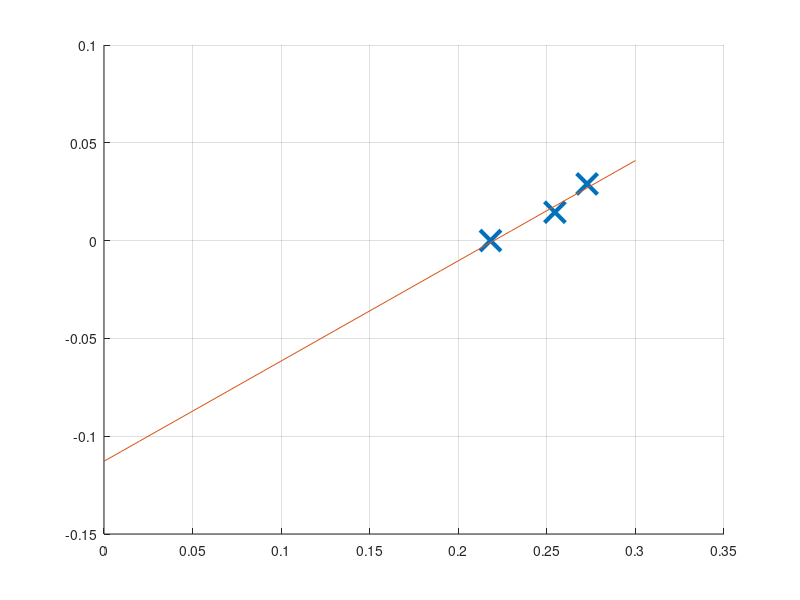

Recreate this plot in MATLAB.
clear
clc
clf

a=[
    0

0.014492754

0.028985507

0.043478261

0.057971014

0.072463768

0.086956522

0.101449275

0.115942029

0.130434783

0.144927536

0.15942029

0.173913043

0.188405797

0.202898551

0.217391304

0.231884058

0.246376812

0.260869565

0.275362319

0.289855072

0.304347826

0.31884058

0.333333333

0.347826087

0.362318841

0.376811594

0.391304348

0.405797101

0.420289855

0.434782609

0.449275362

0.463768116

0.47826087

0.492753623

0.507246377

0.52173913

0.536231884

0.550724638

0.565217391

0.579710145

0.594202899

0.608695652

0.623188406

0.637681159

0.652173913

0.666666667

0.68115942

0.695652174

0.710144928

0.724637681

0.739130435

0.753623188

0.768115942

0.782608696

0.797101449

0.811594203

0.826086957

0.84057971

0.855072464

0.869565217

0.884057971

0.898550725

0.913043478

0.927536232

0.942028986

0.956521739

0.971014493

0.985507246

1];
%*6.9/(6.9+.1128)
aa=(a+.1128)/(1.1128);
b=[
    0.036363636

0.036363636

0.036363636

0.054545455

0.054545455

0.054545455

0.054545455

0.054545455

0.072727273

0.072727273

0.072727273

0.072727273

0.090909091

0.090909091

0.090909091

0.090909091

0.109090909

0.109090909

0.109090909

0.109090909

0.127272727

0.127272727

0.127272727

0.127272727

0.127272727

0.145454545

0.145454545

0.145454545

0.145454545

0.145454545

0.145454545

0.145454545

0.163636364

0.163636364

0.163636364

0.163636364

0.163636364

0.163636364

0.163636364

0.163636364

0.181818182

0.181818182

0.181818182

0.181818182

0.181818182

0.181818182

0.181818182

0.181818182

0.181818182

0.181818182

0.181818182

0.181818182

0.181818182

0.181818182

0.181818182

0.181818182

0.2

0.2

0.2

0.2

0.2

0.2

0.2

0.2

0.2

0.2

0.2

0.2

0.2

0.2];

c=[
    0.218181818

0.254545455

0.272727273

0.290909091

0.309090909

0.345454545

0.363636364

0.381818182

0.4

0.436363636

0.454545455

0.472727273

0.509090909

0.527272727

0.545454545

0.563636364

0.581818182

0.6

0.636363636

0.636363636

0.672727273

0.672727273

0.690909091

0.709090909

0.727272727

0.745454545

0.763636364

0.763636364

0.781818182

0.8

0.8

0.818181818

0.836363636

0.836363636

0.854545455

0.854545455

0.872727273

0.872727273

0.872727273

0.890909091

0.890909091

0.909090909

0.909090909

0.909090909

0.927272727

0.927272727

0.927272727

0.927272727

0.945454545

0.945454545

0.945454545

0.945454545

0.963636364

0.963636364

0.963636364

0.963636364

0.963636364

0.963636364

0.981818182

0.981818182

0.981818182

0.981818182

0.981818182

0.981818182

1

1

1

1

1

1];
Dist=a';
Vnorm=b';
Unorm=c';

A=[Dist(1) Dist(2) Dist(3)];
U=[Unorm(1) Unorm(2) Unorm(3)];
polyfit(U,A,1);
hold all
plot(U,A,'x','linewidth',3,'markersize',15)
x=[0:.01:.3];
plot(x,.5124*x-.1128)
grid on
hold all

% plot(Vnorm,Dist,'r', 'LineWidth',2)
% plot(Unorm,Dist,'b', 'LineWidth',2)
% xlabel('Normalized Velocity');
% ylabel('Normalized Position');
% set(gca,'xTick',[0 .2 .4 .6 .8 1 1.2])
% set(gca,'YTick',[0 .2 .4 .6 .8 1 1.2])

% set(gca,'xTick',[4000 5000 6000 7000 8000 9000])
%set(gca,'YTick',[15.5 16 17 18 19 20])
%plot(R,sep, ':bv','LineWidth',2,'MarkerEdgeColor','k','markersize',15)
